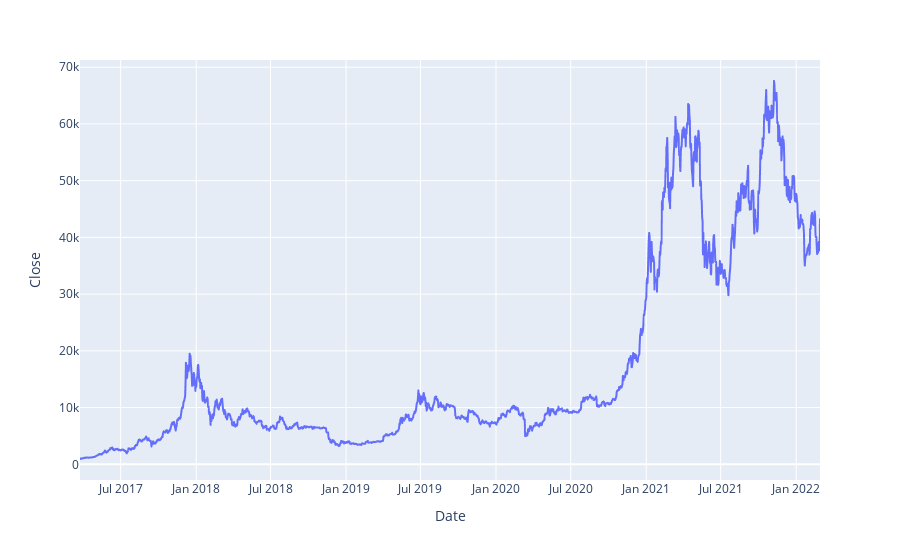

Notebook code for this chart:
### Code cell
# Gráfico de linhas 
fig = px.line(dados, y = 'Close')

# plotar 
fig.show()

### Figure 1 — Plotly figure (JSON) as saved in the notebook; plotly's stock layout.template omitted (floating-point values rounded to 4 significant figures; data arrays with more than 128 entries replaced by an {"elided": "..."} marker saying what was removed)
{"data": [{"hovertemplate": "Date=%{x}<br>Close=%{y}<extra></extra>", "legendgroup": "", "line": {"color": "#636efa", "dash": "solid"}, "marker": {"symbol": "circle"}, "mode": "lines", "name": "", "showlegend": false, "type": "scattergl", "x": {"elided": "1803 str values"}, "xaxis": "x", "y": {"elided": "1803 float values"}, "yaxis": "y"}], "layout": {"legend": {"tracegroupgap": 0}, "margin": {"t": 60}, "xaxis": {"anchor": "y", "domain": [0, 1], "title": {"text": "Date"}}, "yaxis": {"anchor": "x", "domain": [0, 1], "title": {"text": "Close"}}}}
